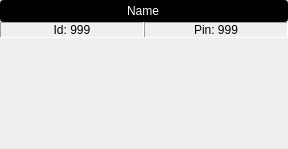
<?xml version="1.0" encoding="UTF-8"?>
<ui version="4.0">
 <class>Form</class>
 <widget class="QWidget" name="Form">
  <property name="geometry">
   <rect>
    <x>0</x>
    <y>0</y>
    <width>288</width>
    <height>149</height>
   </rect>
  </property>
  <property name="windowTitle">
   <string>Form</string>
  </property>
  <layout class="QVBoxLayout" name="verticalLayout">
   <property name="spacing">
    <number>0</number>
   </property>
   <property name="leftMargin">
    <number>0</number>
   </property>
   <property name="topMargin">
    <number>0</number>
   </property>
   <property name="rightMargin">
    <number>0</number>
   </property>
   <property name="bottomMargin">
    <number>0</number>
   </property>
   <item>
    <widget class="QLineEdit" name="motor_name_tb">
     <property name="styleSheet">
      <string notr="true">font: 75 12pt &quot;Noto Sans&quot;;
color: rgb(255, 255, 255);
background-color: rgb(0,0, 0);</string>
     </property>
     <property name="text">
      <string>Name</string>
     </property>
     <property name="alignment">
      <set>Qt::AlignCenter</set>
     </property>
     <property name="readOnly">
      <bool>true</bool>
     </property>
    </widget>
   </item>
   <item>
    <widget class="QWidget" name="labels_widget" native="true">
     <property name="sizePolicy">
      <sizepolicy hsizetype="Preferred" vsizetype="Fixed">
       <horstretch>0</horstretch>
       <verstretch>0</verstretch>
      </sizepolicy>
     </property>
     <layout class="QHBoxLayout" name="horizontalLayout">
      <property name="spacing">
       <number>0</number>
      </property>
      <property name="leftMargin">
       <number>0</number>
      </property>
      <property name="topMargin">
       <number>0</number>
      </property>
      <property name="rightMargin">
       <number>0</number>
      </property>
      <property name="bottomMargin">
       <number>0</number>
      </property>
      <item>
       <widget class="QFrame" name="id_frame">
        <property name="frameShape">
         <enum>QFrame::Panel</enum>
        </property>
        <property name="frameShadow">
         <enum>QFrame::Sunken</enum>
        </property>
        <layout class="QHBoxLayout" name="horizontalLayout_2">
         <property name="spacing">
          <number>0</number>
         </property>
         <property name="leftMargin">
          <number>0</number>
         </property>
         <property name="topMargin">
          <number>0</number>
         </property>
         <property name="rightMargin">
          <number>0</number>
         </property>
         <property name="bottomMargin">
          <number>0</number>
         </property>
         <item>
          <widget class="QLabel" name="id_lb">
           <property name="sizePolicy">
            <sizepolicy hsizetype="Preferred" vsizetype="Fixed">
             <horstretch>0</horstretch>
             <verstretch>0</verstretch>
            </sizepolicy>
           </property>
           <property name="styleSheet">
            <string notr="true">font: 75 12pt &quot;Noto Sans&quot;;</string>
           </property>
           <property name="text">
            <string>Id: 999</string>
           </property>
           <property name="alignment">
            <set>Qt::AlignCenter</set>
           </property>
          </widget>
         </item>
        </layout>
       </widget>
      </item>
      <item>
       <widget class="QFrame" name="pin_frame">
        <property name="frameShape">
         <enum>QFrame::Panel</enum>
        </property>
        <property name="frameShadow">
         <enum>QFrame::Sunken</enum>
        </property>
        <layout class="QHBoxLayout" name="horizontalLayout_3">
         <property name="spacing">
          <number>0</number>
         </property>
         <property name="leftMargin">
          <number>0</number>
         </property>
         <property name="topMargin">
          <number>0</number>
         </property>
         <property name="rightMargin">
          <number>0</number>
         </property>
         <property name="bottomMargin">
          <number>0</number>
         </property>
         <item>
          <widget class="QLabel" name="pin_lb">
           <property name="sizePolicy">
            <sizepolicy hsizetype="Preferred" vsizetype="Fixed">
             <horstretch>0</horstretch>
             <verstretch>0</verstretch>
            </sizepolicy>
           </property>
           <property name="styleSheet">
            <string notr="true">font: 75 12pt &quot;Noto Sans&quot;;</string>
           </property>
           <property name="text">
            <string>Pin: 999</string>
           </property>
           <property name="alignment">
            <set>Qt::AlignCenter</set>
           </property>
          </widget>
         </item>
        </layout>
       </widget>
      </item>
     </layout>
    </widget>
   </item>
   <item>
    <widget class="QWidget" name="content_widget" native="true">
     <layout class="QVBoxLayout" name="content_layout">
      <property name="leftMargin">
       <number>0</number>
      </property>
      <property name="topMargin">
       <number>0</number>
      </property>
      <property name="rightMargin">
       <number>0</number>
      </property>
      <property name="bottomMargin">
       <number>0</number>
      </property>
     </layout>
     <zorder>id_lb</zorder>
    </widget>
   </item>
  </layout>
 </widget>
 <resources/>
 <connections/>
</ui>
